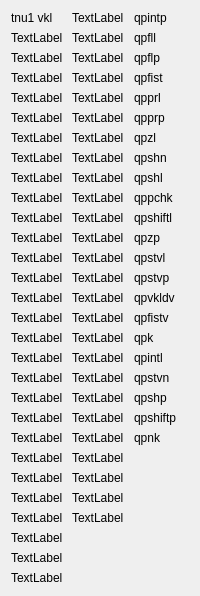
      <widget class="QWidget" name="tab_4">
       <attribute name="title">
        <string>Гидро</string>
       </attribute>
       <layout class="QGridLayout" name="gridLayout_3">
        <item row="0" column="0">
         <widget class="QLabel" name="uks1x329">
          <property name="text">
           <string>tnu1 vkl</string>
          </property>
         </widget>
        </item>
        <item row="0" column="1">
         <widget class="QLabel" name="uks1x25960">
          <property name="text">
           <string>TextLabel</string>
          </property>
         </widget>
        </item>
        <item row="1" column="0">
         <widget class="QLabel" name="uks1x330">
          <property name="text">
           <string>TextLabel</string>
          </property>
         </widget>
        </item>
        <item row="1" column="1">
         <widget class="QLabel" name="uks1x26263">
          <property name="text">
           <string>TextLabel</string>
          </property>
         </widget>
        </item>
        <item row="2" column="0">
         <widget class="QLabel" name="uks1x331">
          <property name="text">
           <string>TextLabel</string>
          </property>
         </widget>
        </item>
        <item row="2" column="1">
         <widget class="QLabel" name="uks1x26465">
          <property name="text">
           <string>TextLabel</string>
          </property>
         </widget>
        </item>
        <item row="3" column="0">
         <widget class="QLabel" name="uks1x332">
          <property name="text">
           <string>TextLabel</string>
          </property>
         </widget>
        </item>
        <item row="3" column="1">
         <widget class="QLabel" name="uks1x26768">
          <property name="text">
           <string>TextLabel</string>
          </property>
         </widget>
        </item>
        <item row="4" column="0">
         <widget class="QLabel" name="uks1x333">
          <property name="text">
           <string>TextLabel</string>
          </property>
         </widget>
        </item>
        <item row="4" column="1">
         <widget class="QLabel" name="uks4x294">
          <property name="text">
           <string>TextLabel</string>
          </property>
         </widget>
        </item>
        <item row="5" column="0">
         <widget class="QLabel" name="uks1x334">
          <property name="text">
           <string>TextLabel</string>
          </property>
         </widget>
        </item>
        <item row="5" column="1">
         <widget class="QLabel" name="uks4x296">
          <property name="text">
           <string>TextLabel</string>
          </property>
         </widget>
        </item>
        <item row="6" column="0">
         <widget class="QLabel" name="uks1x335">
          <property name="text">
           <string>TextLabel</string>
          </property>
         </widget>
        </item>
        <item row="6" column="1">
         <widget class="QLabel" name="uks4x298">
          <property name="text">
           <string>TextLabel</string>
          </property>
         </widget>
        </item>
        <item row="7" column="0">
         <widget class="QLabel" name="uks1x336">
          <property name="text">
           <string>TextLabel</string>
          </property>
         </widget>
        </item>
        <item row="7" column="1">
         <widget class="QLabel" name="uks4x2100">
          <property name="text">
           <string>TextLabel</string>
          </property>
         </widget>
        </item>
        <item row="8" column="0">
         <widget class="QLabel" name="uks2x324">
          <property name="text">
           <string>TextLabel</string>
          </property>
         </widget>
        </item>
        <item row="8" column="1">
         <widget class="QLabel" name="uks4x24849">
          <property name="text">
           <string>TextLabel</string>
          </property>
         </widget>
        </item>
        <item row="10" column="0">
         <widget class="QLabel" name="uks2x325">
          <property name="text">
           <string>TextLabel</string>
          </property>
         </widget>
        </item>
        <item row="10" column="1">
         <widget class="QLabel" name="uks4x25152">
          <property name="text">
           <string>TextLabel</string>
          </property>
         </widget>
        </item>
        <item row="11" column="0">
         <widget class="QLabel" name="uks2x326">
          <property name="text">
           <string>TextLabel</string>
          </property>
         </widget>
        </item>
        <item row="11" column="1">
         <widget class="QLabel" name="uks4x25354">
          <property name="text">
           <string>TextLabel</string>
          </property>
         </widget>
        </item>
        <item row="13" column="0">
         <widget class="QLabel" name="uks2x327">
          <property name="text">
           <string>TextLabel</string>
          </property>
         </widget>
        </item>
        <item row="13" column="1">
         <widget class="QLabel" name="uks4x25657">
          <property name="text">
           <string>TextLabel</string>
          </property>
         </widget>
        </item>
        <item row="0" column="2">
         <widget class="QLabel" name="qpintp">
          <property name="text">
           <string>qpintp</string>
          </property>
         </widget>
        </item>
        <item row="1" column="2">
         <widget class="QLabel" name="qpfll">
          <property name="text">
           <string>qpfll</string>
          </property>
         </widget>
        </item>
        <item row="2" column="2">
         <widget class="QLabel" name="qpflp">
          <property name="text">
           <string>qpflp</string>
          </property>
         </widget>
        </item>
        <item row="3" column="2">
         <widget class="QLabel" name="qpfist">
          <property name="text">
           <string>qpfist</string>
          </property>
         </widget>
        </item>
        <item row="4" column="2">
         <widget class="QLabel" name="qpprl">
          <property name="text">
           <string>qpprl</string>
          </property>
         </widget>
        </item>
        <item row="5" column="2">
         <widget class="QLabel" name="qpprp">
          <property name="text">
           <string>qpprp</string>
          </property>
         </widget>
        </item>
        <item row="6" column="2">
         <widget class="QLabel" name="qpzl">
          <property name="text">
           <string>qpzl</string>
          </property>
         </widget>
        </item>
        <item row="14" column="0">
         <widget class="QLabel" name="uks2x328">
          <property name="text">
           <string>TextLabel</string>
          </property>
         </widget>
        </item>
        <item row="15" column="0">
         <widget class="QLabel" name="uks2x329">
          <property name="text">
           <string>TextLabel</string>
          </property>
         </widget>
        </item>
        <item row="16" column="0">
         <widget class="QLabel" name="uks2x330">
          <property name="text">
           <string>TextLabel</string>
          </property>
         </widget>
        </item>
        <item row="17" column="0">
         <widget class="QLabel" name="uks2x331">
          <property name="text">
           <string>TextLabel</string>
          </property>
         </widget>
        </item>
        <item row="18" column="0">
         <widget class="QLabel" name="uks2x332">
          <property name="text">
           <string>TextLabel</string>
          </property>
         </widget>
        </item>
        <item row="19" column="0">
         <widget class="QLabel" name="uks2x333">
          <property name="text">
           <string>TextLabel</string>
          </property>
         </widget>
        </item>
        <item row="20" column="0">
         <widget class="QLabel" name="uks2x334">
          <property name="text">
           <string>TextLabel</string>
          </property>
         </widget>
        </item>
        <item row="21" column="0">
         <widget class="QLabel" name="uks2x335">
          <property name="text">
           <string>TextLabel</string>
          </property>
         </widget>
        </item>
        <item row="22" column="0">
         <widget class="QLabel" name="uks2x336">
          <property name="text">
           <string>TextLabel</string>
          </property>
         </widget>
        </item>
        <item row="23" column="0">
         <widget class="QLabel" name="uks2x337">
          <property name="text">
           <string>TextLabel</string>
          </property>
         </widget>
        </item>
        <item row="24" column="0">
         <widget class="QLabel" name="uks2x338">
          <property name="text">
           <string>TextLabel</string>
          </property>
         </widget>
        </item>
        <item row="25" column="0">
         <widget class="QLabel" name="uks2x339">
          <property name="text">
           <string>TextLabel</string>
          </property>
         </widget>
        </item>
        <item row="26" column="0">
         <widget class="QLabel" name="uks2x316">
          <property name="text">
           <string>TextLabel</string>
          </property>
         </widget>
        </item>
        <item row="27" column="0">
         <widget class="QLabel" name="uks2x317">
          <property name="text">
           <string>TextLabel</string>
          </property>
         </widget>
        </item>
        <item row="28" column="0">
         <widget class="QLabel" name="uks2x318">
          <property name="text">
           <string>TextLabel</string>
          </property>
         </widget>
        </item>
        <item row="29" column="0">
         <widget class="QLabel" name="uks2x319">
          <property name="text">
           <string>TextLabel</string>
          </property>
         </widget>
        </item>
        <item row="30" column="0">
         <widget class="QLabel" name="uks2x340">
          <property name="text">
           <string>TextLabel</string>
          </property>
         </widget>
        </item>
        <item row="14" column="1">
         <widget class="QLabel" name="uks4x25960">
          <property name="text">
           <string>TextLabel</string>
          </property>
         </widget>
        </item>
        <item row="15" column="1">
         <widget class="QLabel" name="uks4x26263">
          <property name="text">
           <string>TextLabel</string>
          </property>
         </widget>
        </item>
        <item row="16" column="1">
         <widget class="QLabel" name="uks2x256">
          <property name="text">
           <string>TextLabel</string>
          </property>
         </widget>
        </item>
        <item row="17" column="1">
         <widget class="QLabel" name="uks2x21314">
          <property name="text">
           <string>TextLabel</string>
          </property>
         </widget>
        </item>
        <item row="18" column="1">
         <widget class="QLabel" name="uks2x2158">
          <property name="text">
           <string>TextLabel</string>
          </property>
         </widget>
        </item>
        <item row="19" column="1">
         <widget class="QLabel" name="uks2x2169">
          <property name="text">
           <string>TextLabel</string>
          </property>
         </widget>
        </item>
        <item row="20" column="1">
         <widget class="QLabel" name="uks2ubgs1">
          <property name="text">
           <string>TextLabel</string>
          </property>
         </widget>
        </item>
        <item row="21" column="1">
         <widget class="QLabel" name="uks2ubgs2">
          <property name="text">
           <string>TextLabel</string>
          </property>
         </widget>
        </item>
        <item row="22" column="1">
         <widget class="QLabel" name="uks2ubgs3">
          <property name="text">
           <string>TextLabel</string>
          </property>
         </widget>
        </item>
        <item row="23" column="1">
         <widget class="QLabel" name="uks2ubgs4">
          <property name="text">
           <string>TextLabel</string>
          </property>
         </widget>
        </item>
        <item row="24" column="1">
         <widget class="QLabel" name="uks2x320">
          <property name="text">
           <string>TextLabel</string>
          </property>
         </widget>
        </item>
        <item row="25" column="1">
         <widget class="QLabel" name="uks2x321">
          <property name="text">
           <string>TextLabel</string>
          </property>
         </widget>
        </item>
        <item row="26" column="1">
         <widget class="QLabel" name="uks2x322">
          <property name="text">
           <string>TextLabel</string>
          </property>
         </widget>
        </item>
        <item row="27" column="1">
         <widget class="QLabel" name="uks2x323">
          <property name="text">
           <string>TextLabel</string>
          </property>
         </widget>
        </item>
        <item row="7" column="2">
         <widget class="QLabel" name="qpshn">
          <property name="text">
           <string>qpshn</string>
          </property>
         </widget>
        </item>
        <item row="8" column="2">
         <widget class="QLabel" name="qpshl">
          <property name="text">
           <string>qpshl</string>
          </property>
         </widget>
        </item>
        <item row="10" column="2">
         <widget class="QLabel" name="qppchk">
          <property name="text">
           <string>qppchk</string>
          </property>
         </widget>
        </item>
        <item row="11" column="2">
         <widget class="QLabel" name="qpshiftl">
          <property name="text">
           <string>qpshiftl</string>
          </property>
         </widget>
        </item>
        <item row="13" column="2">
         <widget class="QLabel" name="qpzp">
          <property name="text">
           <string>qpzp</string>
          </property>
         </widget>
        </item>
        <item row="14" column="2">
         <widget class="QLabel" name="qpstvl">
          <property name="text">
           <string>qpstvl</string>
          </property>
         </widget>
        </item>
        <item row="15" column="2">
         <widget class="QLabel" name="qpstvp">
          <property name="text">
           <string>qpstvp</string>
          </property>
         </widget>
        </item>
        <item row="16" column="2">
         <widget class="QLabel" name="qpvkldv">
          <property name="text">
           <string>qpvkldv</string>
          </property>
         </widget>
        </item>
        <item row="17" column="2">
         <widget class="QLabel" name="qpfistv">
          <property name="text">
           <string>qpfistv</string>
          </property>
         </widget>
        </item>
        <item row="18" column="2">
         <widget class="QLabel" name="qpk">
          <property name="text">
           <string>qpk</string>
          </property>
         </widget>
        </item>
        <item row="19" column="2">
         <widget class="QLabel" name="qpintl">
          <property name="text">
           <string>qpintl</string>
          </property>
         </widget>
        </item>
        <item row="20" column="2">
         <widget class="QLabel" name="qpstvn">
          <property name="text">
           <string>qpstvn</string>
          </property>
         </widget>
        </item>
        <item row="21" column="2">
         <widget class="QLabel" name="qpshp">
          <property name="text">
           <string>qpshp</string>
          </property>
         </widget>
        </item>
        <item row="22" column="2">
         <widget class="QLabel" name="qpshiftp">
          <property name="text">
           <string>qpshiftp</string>
          </property>
         </widget>
        </item>
        <item row="23" column="2">
         <widget class="QLabel" name="qpnk">
          <property name="text">
           <string>qpnk</string>
          </property>
         </widget>
        </item>
       </layout>
      </widget>
